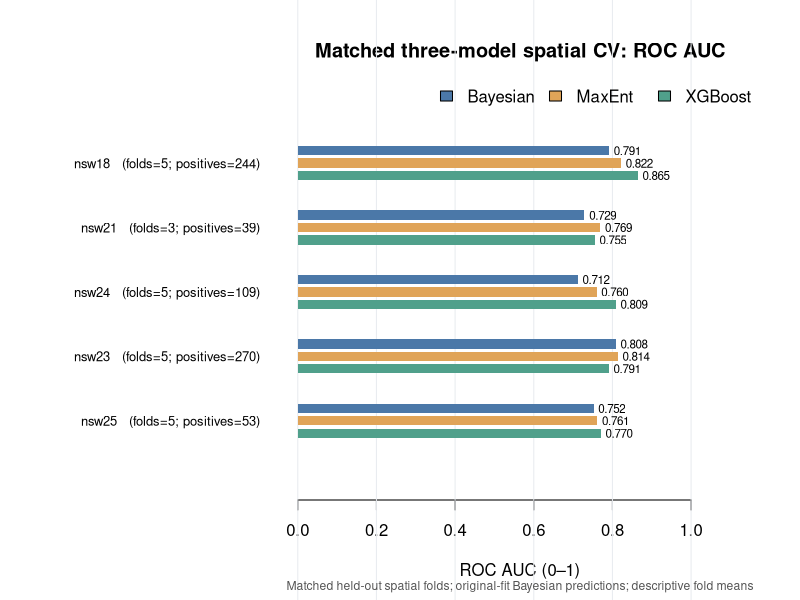
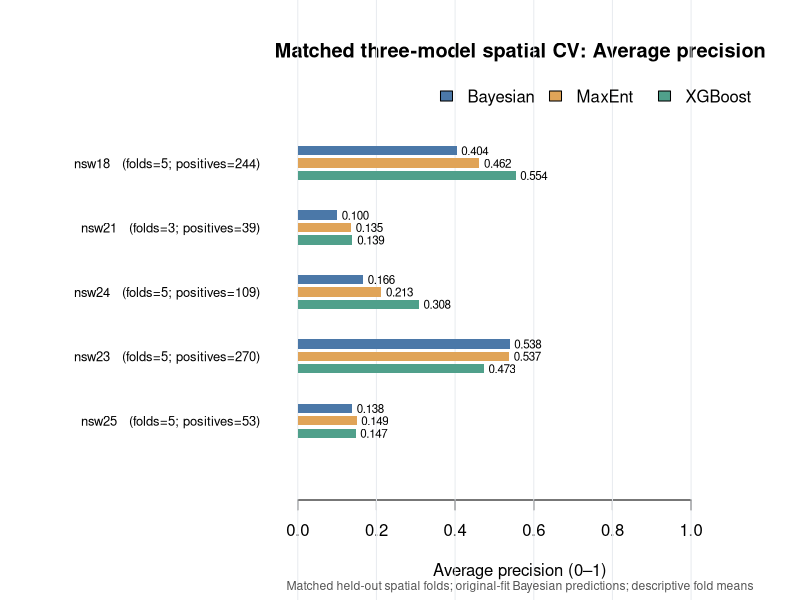

These figures' R source, in order:
# Reproduce publication-style three-model comparison figures from the committed CSV.
# Usage: Rscript scripts/23_three_model_publication_figures.R
d <- read.csv("results/matched_bayesian_maxent_xgboost_species.csv", check.names=FALSE)
stopifnot(nrow(d)==5L, sum(d$folds)==23L,
          all(d$folds>0), all(d$positives>0),
          all(vapply(d[c("bayesian_auc","maxent_auc","xgboost_auc",
                         "bayesian_ap","maxent_ap","xgboost_ap")],
                     function(x) all(is.finite(x)&x>=0&x<=1), logical(1))))
dir.create("results/figures", recursive=TRUE, showWarnings=FALSE)
species <- gsub(".", " ", d$species, fixed=TRUE)
models <- c("Bayesian","MaxEnt","XGBoost")
cols <- c("#4B78A8","#E0A458","#50A08B")
draw <- function(metric, title, file) {
  vals <- sapply(tolower(models), function(m) d[[paste0(m,"_",metric)]])
  stopifnot(nrow(vals)==nrow(d), ncol(vals)==3)
  svg(file, width=11.6, height=7.1, pointsize=12, bg="white")
  op <- par(mar=c(5,14,5,2), xpd=NA, family="sans")
  yy <- rev(seq_len(nrow(d)))*4
  plot(NA, xlim=c(0,1.13), ylim=c(0,max(yy)+3),
       xlab=if(metric=="auc") "ROC AUC (0–1)" else "Average precision (0–1)",
       ylab="", yaxt="n", xaxt="n", bty="n", main=title)
  axis(1, at=seq(0,1,0.2), labels=sprintf("%.1f",seq(0,1,0.2)))
  abline(v=seq(0,1,0.2), col="#E8EBEF", lty=1)
  axis(2, at=yy, labels=sprintf("%s   (folds=%d; positives=%d)",
       species,d$folds,d$positives), las=1, tick=FALSE, cex.axis=0.78)
  for(i in seq_len(nrow(d))) for(j in 1:3) {
    y <- yy[i]+(2-j)*0.77
    rect(0,y-0.29,vals[i,j],y+0.29,col=cols[j],border=NA)
    text(vals[i,j]+0.012,y,sprintf("%.3f",vals[i,j]),adj=0,cex=0.7)
  }
  legend("topright", legend=models, fill=cols, bty="n", horiz=TRUE, inset=c(0,-0.06))
  mtext("Matched held-out spatial folds; original-fit Bayesian predictions; descriptive fold means",
        side=1,line=3.7,cex=0.73,col="#555555")
  par(op); dev.off()
}
draw("auc","Matched three-model spatial CV: ROC AUC",
     "results/figures/23_three_model_auc_publication.svg")
draw("ap","Matched three-model spatial CV: Average precision",
     "results/figures/23_three_model_ap_publication.svg")
